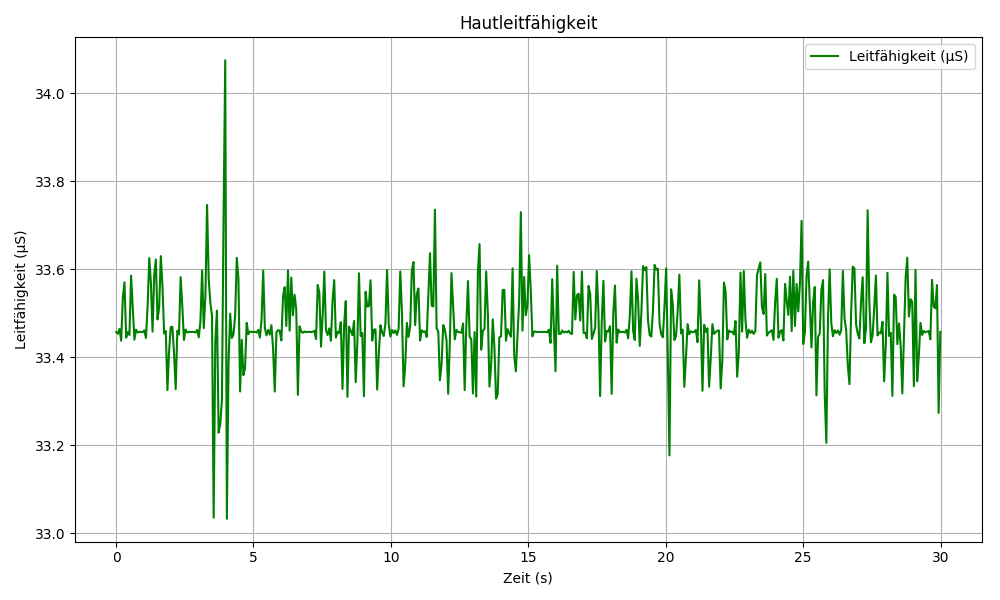

Recreate this plot in Python.
# -*- coding: utf-8 -*-
from grovepi import *
import time
import math
from datetime import datetime
import matplotlib
matplotlib.use("Agg")  # Verwende ein nicht-interaktives Backend
import matplotlib.pyplot as plt
import numpy as np
from scipy.interpolate import interp1d

# Konfiguration des GSR-Sensors
GSR_SENSOR = 0  # Analoger Port A0
TR = 16  # Abtastrate
DT = 64 / TR
NN = 1920  # Maximaler Puffer für Daten
R_S = 51000  # Bekannter Widerstand in Ohm (51 kOhm)
V_IN = 5.0  # Versorgungsspannung des Sensors

# Globale Variablen
timestamps = []
conductivities = []
output_file = "maus.crv"
plot_file = "maus.png"

# Benutzerfunktionen
def show_menu():
    print("\nEDA-Messung - Hauptmenü")
    print("1. Neue Messung starten")
    print("2. Daten anzeigen")
    print("3. Daten speichern")
    print("4. Programm beenden")
    choice = raw_input("Wählen Sie eine Option: ")
    return int(choice)

def read_gsr():
    """Lese den GSR-Wert vom Sensor."""
    try:
        value = analogRead(GSR_SENSOR)
        return value
    except IOError:
        print("Fehler beim Lesen des GSR-Sensors.")
        return None

def calculate_conductivity(raw_value):
    """Berechne die Hautleitfähigkeit in Mikrosiemens."""
    if raw_value == 0:
        return 0  # Vermeide Division durch Null
    v_out = (raw_value / 1023.0) * V_IN
    if v_out > 0:
        r_h = R_S * ((V_IN / v_out) - 1)
        if r_h > 0:
            return (1 / r_h) * 1e6  # Umrechnung in Mikrosiemens
    return 0

def measure_gsr(duration):
    """Messung der GSR-Werte."""
    start_time = time.time()
    print("Messung läuft...")
    while (time.time() - start_time) < duration:
        value = read_gsr()
        if value:
            conductivity = calculate_conductivity(value)
            conductivities.append(conductivity)
            timestamps.append(time.time() - start_time)
        time.sleep(1.0 / TR)  # Abtastrate beachten
    print("Messung abgeschlossen.")

def save_data():
    """Speichern der Hautleitfähigkeitsdaten in eine Datei."""
    with open(output_file, "w") as f:
        f.write("Timestamp,Conductivity(µS)\n")
        for t, c in zip(timestamps, conductivities):
            f.write("{:.2f},{}\n".format(t, c))
    print("Daten wurden in '{}' gespeichert.".format(output_file))

    # Plotte die Daten und speichere den Plot
    save_plot()

def save_plot():
    """Erstelle und speichere einen Plot der Hautleitfähigkeitsdaten."""
    plt.figure(figsize=(10, 6))

    # Daten für glatte Kurven vorbereiten
    timestamps_smooth = np.linspace(min(timestamps), max(timestamps), 500)
    conductivities_interpolator = interp1d(timestamps, conductivities, kind="cubic")
    conductivities_smooth = conductivities_interpolator(timestamps_smooth)

    # Plot für die Hautleitfähigkeit
    plt.plot(timestamps_smooth, conductivities_smooth, label=u"Leitfähigkeit (µS)", color="green")
    plt.title(u"Hautleitfähigkeit")
    plt.xlabel(u"Zeit (s)")
    plt.ylabel(u"Leitfähigkeit (µS)")
    plt.grid(True)
    plt.legend()

    plt.tight_layout()
    plt.savefig(plot_file)
    print("Plot wurde in '{}' gespeichert.".format(plot_file))

def show_data():
    """Anzeige der erfassten Hautleitfähigkeitsdaten."""
    print("\nErfasste Daten:")
    for t, c in zip(timestamps, conductivities):
        print("Zeit: {:.2f} s, Leitfähigkeit: {:.2f} µS".format(t, c))

# Hauptprogramm
if __name__ == "__main__":
    while True:
        choice = show_menu()
        if choice == 1:
            duration = int(raw_input("Geben Sie die Messdauer in Sekunden ein: "))
            measure_gsr(duration)
        elif choice == 2:
            show_data()
        elif choice == 3:
            save_data()
        elif choice == 4:
            print("Programm beendet.")
            break
        else:
            print("Ungültige Auswahl. Bitte versuchen Sie es erneut.")

